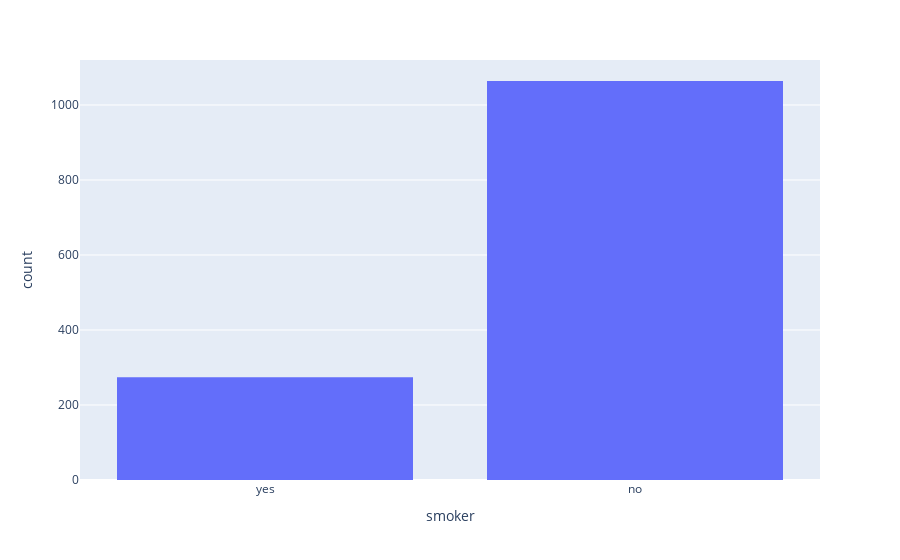

The notebook cell saved with this chart:
### Code cell
fig = px.histogram(df, x='smoker')
fig.show()

### Figure 1 — Plotly figure (JSON) as saved in the notebook; plotly's stock layout.template omitted (floating-point values rounded to 4 significant figures; data arrays with more than 128 entries replaced by an {"elided": "..."} marker saying what was removed)
{"data": [{"alignmentgroup": "True", "bingroup": "x", "hovertemplate": "smoker=%{x}<br>count=%{y}<extra></extra>", "legendgroup": "", "marker": {"color": "#636efa", "pattern": {"shape": ""}}, "name": "", "offsetgroup": "", "orientation": "v", "showlegend": false, "type": "histogram", "x": {"elided": "1338 str values"}, "xaxis": "x", "yaxis": "y"}], "layout": {"barmode": "relative", "legend": {"tracegroupgap": 0}, "margin": {"t": 60}, "xaxis": {"anchor": "y", "domain": [0, 1], "title": {"text": "smoker"}}, "yaxis": {"anchor": "x", "domain": [0, 1], "title": {"text": "count"}}}}
